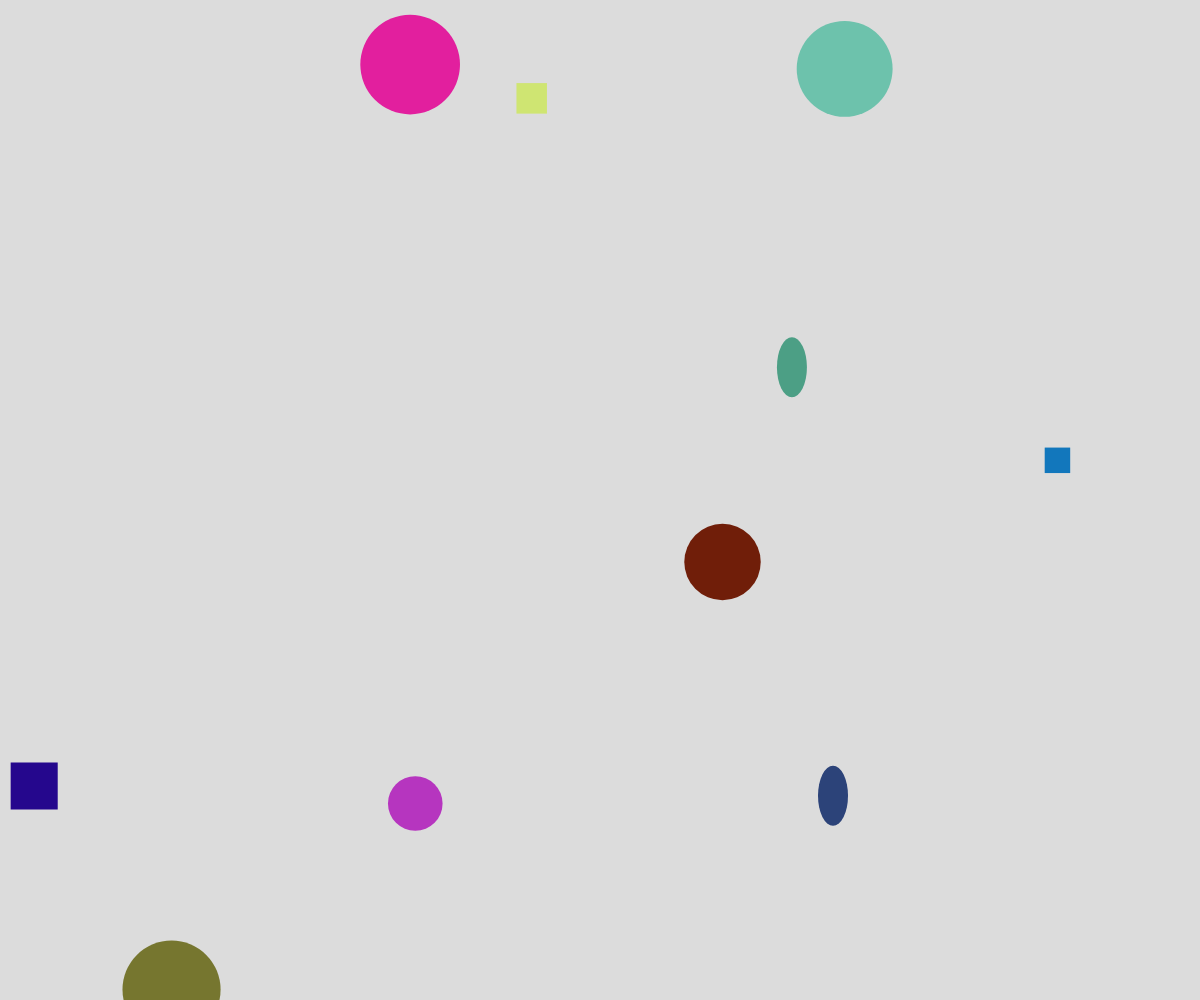
Frame 1 (no input)
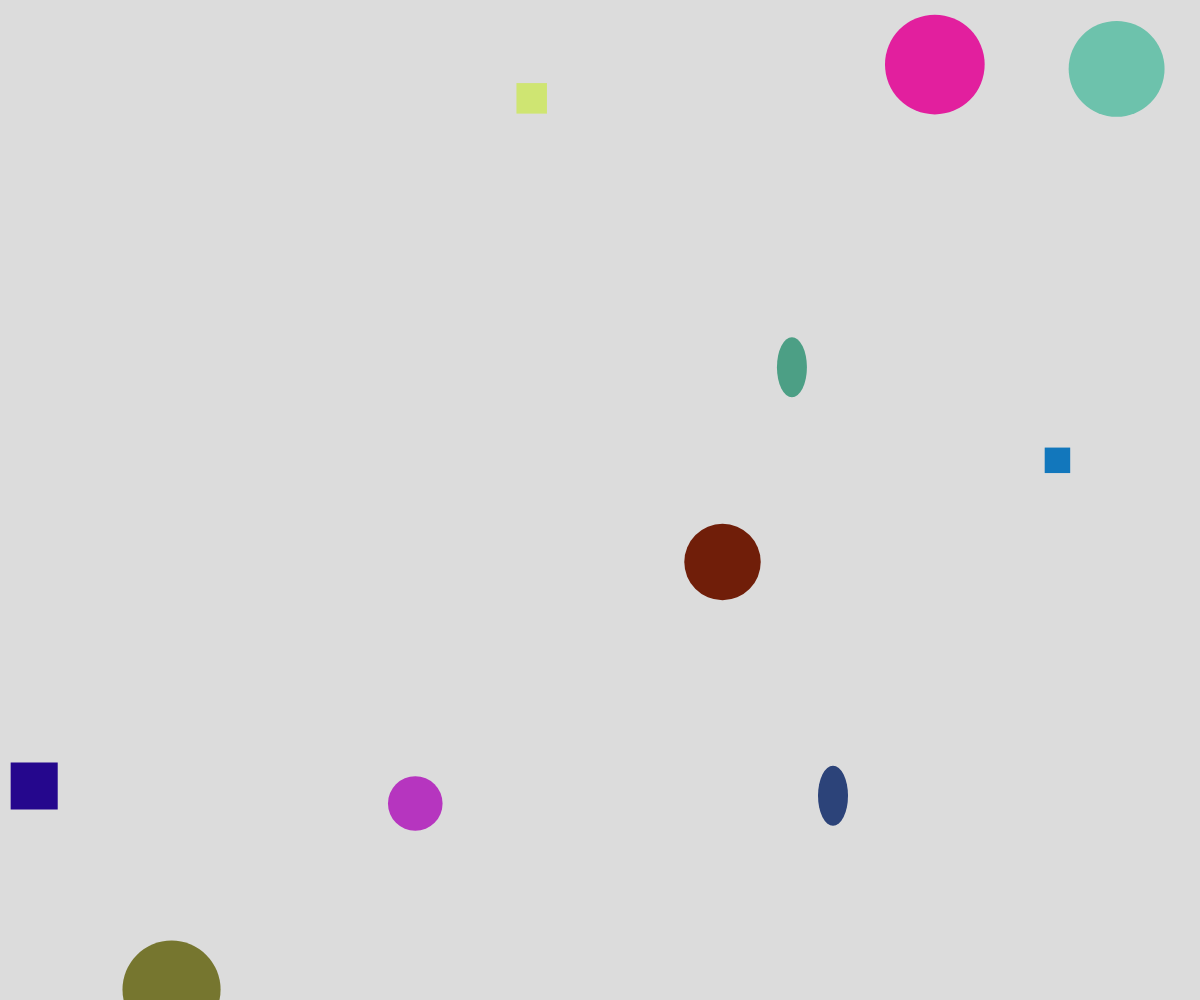
Frame 60 (no input)
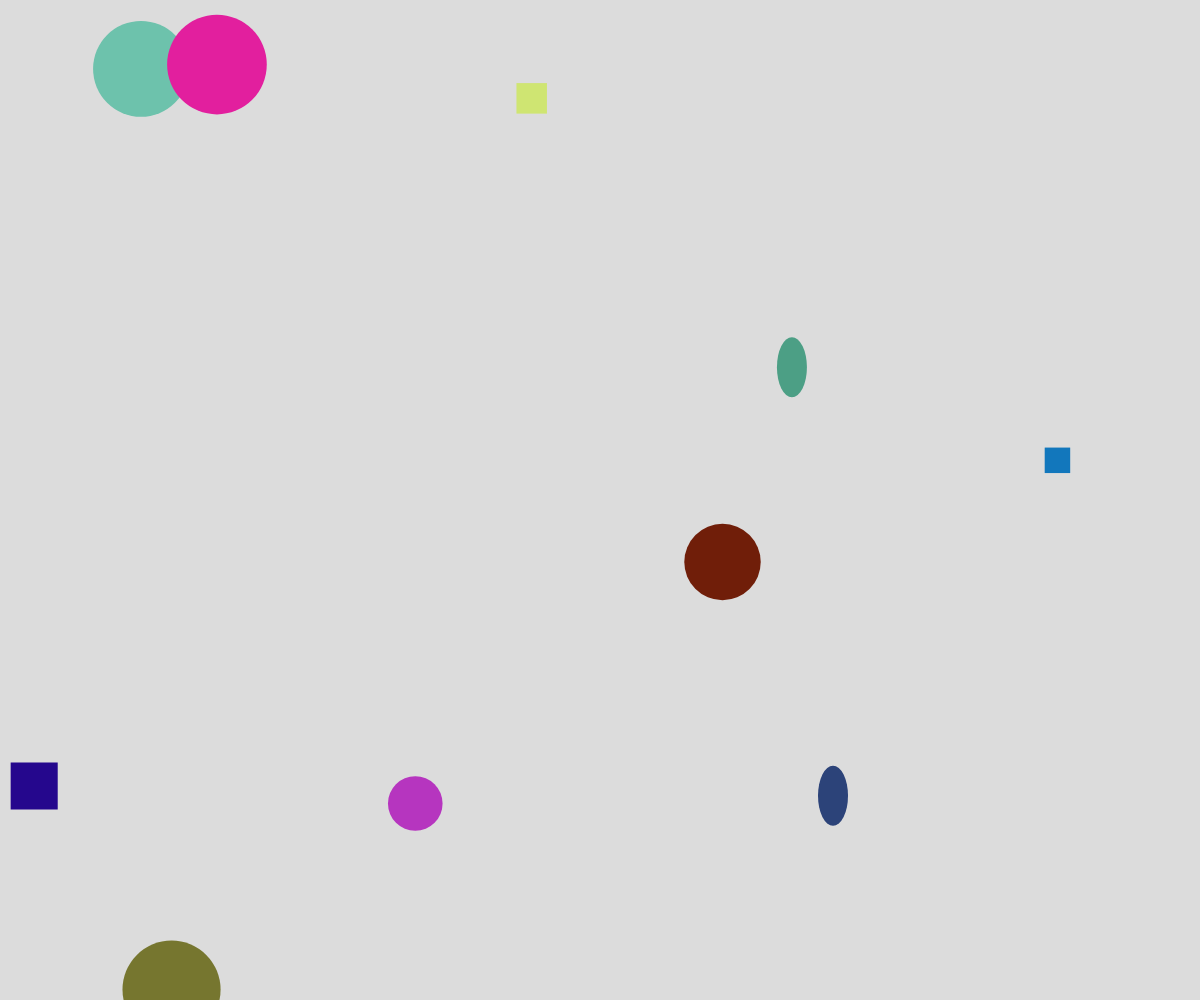
Frame 120 (the mouse pressed at the canvas centre since frame 60)

The p5.js sketch that drew these frames (run headless with seeded random() and noise() and a simulated clock; from frame 60 on, the mouse is pressed at the canvas centre):

// p5.js sketch
// ── sketch.js
// OOP Inheritance Demo

let theShapes = [];


function setup(){
  createCanvas(windowWidth, windowHeight);
  for(let i = 0; i<10; i++){
    let someColour = color(random(255), random(255), random(255));
    let x = random(width);
    let y = random(height);
    let choice = random(100);
    if (choice < 25){
      let someShape = new Shape(x, y, someColour);
      theShapes.push(someShape);
    }
    else if (choice < 50){
      let radius = random(20, 50);
      let someShape = new Circle(x, y, someColour, radius);
      theShapes.push(someShape);
    }
    else if (choice < 75){
      let size = random(20, 50);
      let someShape = new Square(x, y, someColour, size);
      theShapes.push(someShape);
    }
    else{
      let radius = random(20, 50);
      let speed = random(2, 10);
      let someShape = new MovingCircle(x, y, someColour, radius, speed);
      theShapes.push(someShape);
    }
  }
}

function draw(){
  background(220);
  for(let myShape of theShapes){
    myShape.display();
  }
}

class Shape{
  constructor(x, y, colour){
    this.x = x;
    this.y = y;
    this.colour = colour;
  }

  display(){
    noStroke();
    fill(this.colour);
    ellipse(this.x, this.y, 30, 60);
  }
}

class Circle extends Shape{
  constructor(x, y, colour, radius){
    super(x, y, colour);
    this.radius = radius;
  }

  display(){
    noStroke();
    fill(this.colour);
    circle(this.x, this.y, this.radius * 2);
  }
}

class Square extends Shape{
  constructor(x, y, colour, size){
    super(x, y, colour);
    this.size = size;
  }

  display(){
    noStroke();
    fill(this.colour);
    rectMode(CENTER);
    rect(this.x, this.y, this.size, this.size);
  }
}

class MovingCircle extends Circle{
  constructor(x, y, colour, radius, speed){
    super(x, y, colour, radius);
    this.speed = speed;
  }

  update(){
    this.x += this.speed;
    if (this.x > width){
      this.x = - this.radius;
    }
  }

  display(){
    this.update();
    super.display();
  }
}
